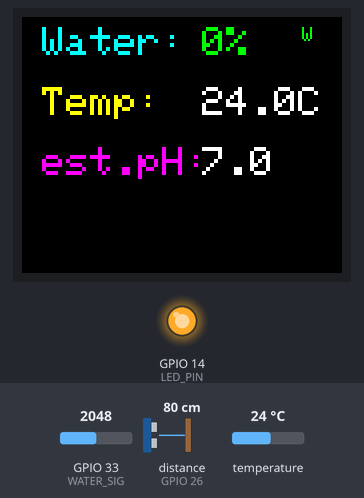
The sketch below on a simulated ESP32. Shown: 160×128 colour display, output pins drawn as LEDs (lit = HIGH). Wiring (inferred from the names in the program): ultrasonic range finder: trigger GPIO 25; echo GPIO 26. The inputs (shaded band) are chosen by the test bench; at power-on: distance to the obstacle (sensor on GPIO 26) 80 cm, temperature 24 °C, GPIO 33 (WATER_SIG) = 2048. The echo pulse lasts 58.3 µs per cm; WiFi joins after 1.5 s; servers stay silent unless stated; uploads are accepted with an empty reply; pins used as bus, display or sensor lines are not drawn; what the sketch prints to the serial monitor is not drawn.

Above: at 12.2 s.
12.3 s: distance to the obstacle (sensor on GPIO 26) set to 2 cm
At 17.8 s:
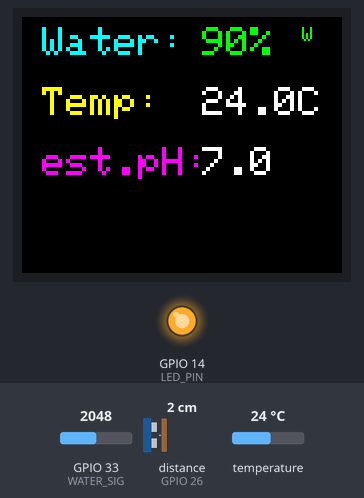
18.1 s: temperature set to 12 °C
At 22.8 s:
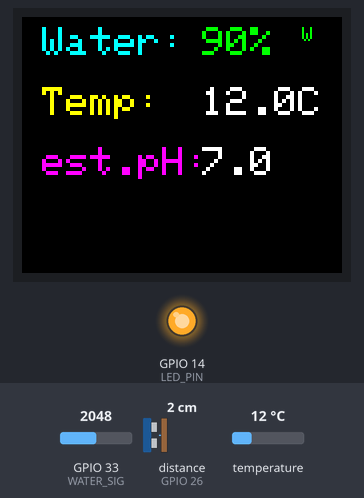
23.1 s: GPIO 33 (WATER_SIG) set to 1960
At 27.8 s:
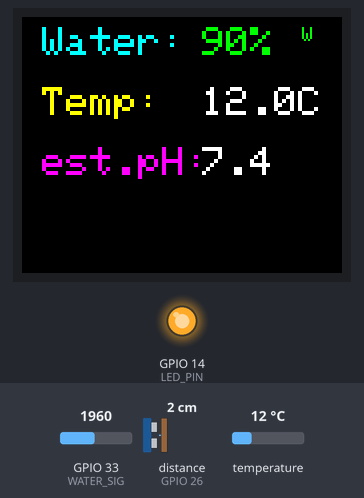
28.1 s: distance to the obstacle (sensor on GPIO 26) set to 4 cm
At 32.8 s:
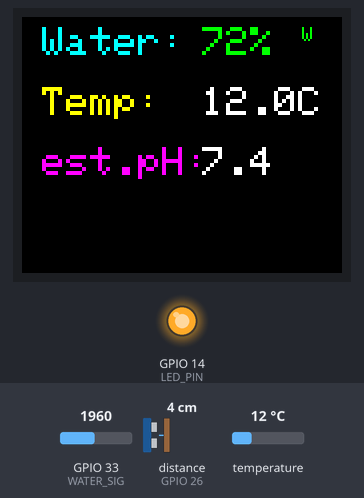
33.1 s: temperature set to 19 °C
At 37.8 s:
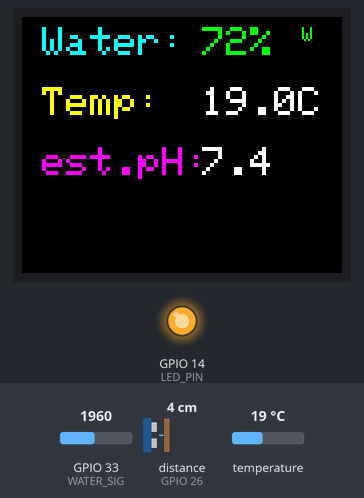
38.1 s: GPIO 33 (WATER_SIG) set to 2040
At 43.1 s:
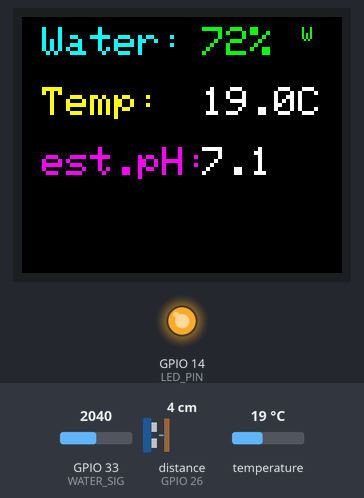
Timing chart, 0 to 44.1 s (numbered marks = the images above; inputs shaded):
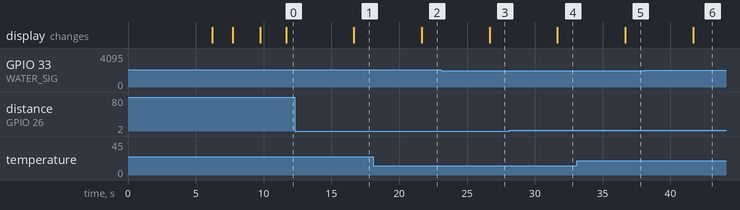

Measured:
- after the input at 12.3 s, the display: changes after 4.4 s (image 1)
- after the input at 18.1 s, the display: changes after 3.6 s (image 2)
- after the input at 23.1 s, the display: changes after 3.6 s (image 3)
- after the input at 28.1 s, the display: changes after 3.6 s (image 4)
- after the input at 33.1 s, the display: changes after 3.6 s (image 5)
- after the input at 38.1 s, the display: changes after 3.6 s (image 6)

The sketch:

esp32_wifi_display_output.ino
```cpp
#include <Adafruit_GFX.h>
#include <Adafruit_ST7735.h>
#include <SPI.h>
#include <OneWire.h>
#include <DallasTemperature.h>
#include <WiFi.h>
#include <HTTPClient.h>
#include <ArduinoJson.h>

// ===== TFT =====
#define TFT_CS  5
#define TFT_DC  17
#define TFT_RST 16

// ===== Sensors =====
#define TRIG         25
#define ECHO         26
#define ONE_WIRE_BUS 13
#define WATER_SIG    33
#define LED_PIN      14

#define TANK_HEIGHT 11                             // Really adjust this

// ===== WiFi =====
const char* ssids[]     = {"Monali", "NABOLOK GCF RHL", "realme_C12"};
const char* passwords[] = {"dev@1986", "GCFRHL#25", "aabbcc112233"};

// ===== Server =====
const char* SERVER_NAME = "http://aquaticfarm.atwebpages.com/sensordata.php";
String PROJECT_API_KEY  = "iloveher143";
int station_id          = 2;

// ===== Setpoints (start at 0) =====
float a_ph    = 0;
float a_temp  = 0;
float a_level = 0;

// ===== Ranges from server =====
float ph_min    = 0; float ph_max    = 0;
float temp_min  = 0; float temp_max  = 0;
float level_min = 0; float level_max = 0;

// ===== Last known readings (start at 0) =====
float currentPH    = 0;
float currentTemp  = 0;
float currentLevel = 0;

// ===== Timers =====
unsigned long lastSensor  = 0;
unsigned long lastUpload  = 0;
unsigned long lastDisplay = 0;

bool firstReadDone = false;

// ===== Baseline for pH =====
int baseline = 0;

OneWire oneWire(ONE_WIRE_BUS);
DallasTemperature sensors(&oneWire);
Adafruit_ST7735 tft = Adafruit_ST7735(TFT_CS, TFT_DC, TFT_RST);

void setup() {
  Serial.begin(115200);
  sensors.begin();

  pinMode(TRIG, OUTPUT);
  pinMode(ECHO, INPUT);
  pinMode(LED_PIN, OUTPUT);
  digitalWrite(LED_PIN, HIGH);

  tft.initR(INITR_BLACKTAB);
  tft.setRotation(1);
  tft.fillScreen(ST77XX_BLACK);

  // Calibration
  tft.setTextColor(ST77XX_WHITE);
  tft.setTextSize(2);
  tft.setCursor(10, 20);
  tft.println("Calibrating");
  tft.setCursor(10, 50);
  tft.println("Place sensor");
  tft.setCursor(10, 70);
  tft.println("in tap water");
  delay(5000);

  int sum = 0;
  for (int i = 0; i < 10; i++) {
    sum += analogRead(WATER_SIG);
    delay(100);
  }
  baseline = sum / 10;
  Serial.printf("[Cal] Baseline: %d\n", baseline);

  tft.fillScreen(ST77XX_BLACK);
  tft.setTextColor(ST77XX_GREEN);
  tft.setCursor(10, 40);
  tft.println("Calibrated!");
  tft.setCursor(10, 60);
  tft.print("Base: ");
  tft.println(baseline);
  delay(1500);

  // WiFi
  tft.fillScreen(ST77XX_BLACK);
  tft.setTextColor(ST77XX_WHITE);
  tft.setCursor(10, 40);
  tft.println("Connecting");
  tft.setCursor(10, 60);
  tft.println("WiFi...");
  connectToWiFi();

  tft.fillScreen(ST77XX_BLACK);
}

void loop() {
  unsigned long now = millis();

  // ===== Read sensors every 5s =====
  if (now - lastSensor > 5000) {
    lastSensor = now;

    // Ultrasonic
    delay(10);
    digitalWrite(TRIG, LOW);
    delayMicroseconds(2);
    digitalWrite(TRIG, HIGH);
    delayMicroseconds(10);
    digitalWrite(TRIG, LOW);
    long duration = pulseIn(ECHO, HIGH, 30000);
    if (duration > 0) {
      float distance = duration * 0.034 / 2;
      currentLevel = constrain(map(distance, TANK_HEIGHT, 0, 0, 100), 0, 100);
    }

    // Temp (offset 500ms)
    delay(500);
    sensors.requestTemperatures();
    float t = sensors.getTempCByIndex(0);
    if (t != -127.0) currentTemp = t;

    // pH (offset 500ms)
    delay(500);
    int raw = analogRead(WATER_SIG);
    if (raw > 0) {
      int diff = raw - baseline;
      float pH = 7.0 - map(diff, -500, 500, -20, 20) / 10.0;
      currentPH = constrain(pH, 5.0, 9.0);
    }

    firstReadDone = true;

    // LED — on if level exceeds level_max from server
    digitalWrite(LED_PIN, (level_max > 0 && currentLevel > level_max) ? LOW : HIGH);

    Serial.printf("[Sensor] Level:%.1f%% Temp:%.1fC pH:%.2f\n",
                  currentLevel, currentTemp, currentPH);
  }

  // ===== Upload every 5s offset 2s from sensor =====
  if (firstReadDone && now - lastUpload > 5000 && now - lastSensor > 2000) {
    lastUpload = now;
    if (WiFi.status() == WL_CONNECTED) {
      uploadData(currentPH, currentTemp, currentLevel);
    } else {
      connectToWiFi();
    }
  }

  // ===== Display every 5s offset 1s from sensor =====
  if (now - lastDisplay > 5000 && now - lastSensor > 1000) {
    lastDisplay = now;

    tft.fillScreen(ST77XX_BLACK);

    // Water level
    tft.setTextColor(ST77XX_CYAN);
    tft.setTextSize(2);
    tft.setCursor(10, 5);
    tft.print("Water:");
    tft.setTextColor(ST77XX_GREEN);
    tft.setCursor(90, 5);
    tft.print((int)currentLevel);
    tft.print("%");

    // Temp
    tft.setTextColor(ST77XX_YELLOW);
    tft.setCursor(10, 35);
    tft.print("Temp:");
    tft.setTextColor(ST77XX_WHITE);
    tft.setCursor(90, 35);
    tft.print(currentTemp, 1);
    tft.print("C");

    // pH
    tft.setTextColor(ST77XX_MAGENTA);
    tft.setTextSize(2);
    tft.setCursor(10, 65);
    tft.print("est.pH:");
    tft.setTextColor(ST77XX_WHITE);
    tft.setCursor(90, 65);
    tft.print(currentPH, 1);

    // WiFi indicator
    tft.setTextSize(1);
    tft.setTextColor(WiFi.status() == WL_CONNECTED ? ST77XX_GREEN : ST77XX_RED);
    tft.setCursor(140, 5);
    tft.print(WiFi.status() == WL_CONNECTED ? "W" : "X");
  }

  delay(100);
}

void uploadData(float ph, float temp, float level) {
  HTTPClient http;
  String postData = "api_key=" + PROJECT_API_KEY;
  postData += "&station_id=" + String(station_id);
  postData += "&ph="    + String(ph,    2);
  postData += "&temp="  + String(temp,  2);
  postData += "&level=" + String(level, 2);

  http.begin(SERVER_NAME);
  http.addHeader("Content-Type", "application/x-www-form-urlencoded");
  int httpCode = http.POST(postData);
  Serial.printf("[HTTP] Code: %d\n", httpCode);

  if (httpCode == 200) {
    String payload = http.getString();
    Serial.println("[HTTP] " + payload);
    parseSetpoints(payload);
  }
  http.end();
}

void parseSetpoints(String json) {
  StaticJsonDocument<512> doc;
  DeserializationError err = deserializeJson(doc, json);
  if (err) return;

  if (strcmp(doc["status"], "ok") == 0) {
    a_ph    = doc["a_ph"]    | a_ph;
    a_temp  = doc["a_temp"]  | a_temp;
    a_level = doc["a_level"] | a_level;

    ph_min    = doc["ph_min"]    | ph_min;
    ph_max    = doc["ph_max"]    | ph_max;
    temp_min  = doc["temp_min"]  | temp_min;
    temp_max  = doc["temp_max"]  | temp_max;
    level_min = doc["level_min"] | level_min;
    level_max = doc["level_max"] | level_max;

    Serial.printf("[Setpts] a_ph:%.2f a_temp:%.2f a_level:%.2f\n",
                  a_ph, a_temp, a_level);
    Serial.printf("[Ranges] pH:%.2f-%.2f Temp:%.2f-%.2f Level:%.2f-%.2f\n",
                  ph_min, ph_max, temp_min, temp_max, level_min, level_max);
  }
}

void connectToWiFi() {
  int numNetworks = sizeof(ssids) / sizeof(ssids[0]);
  for (int i = 0; i < numNetworks; i++) {
    Serial.printf("[WiFi] Trying: %s\n", ssids[i]);
    WiFi.disconnect();
    delay(500);
    WiFi.begin(ssids[i], passwords[i]);

    int attempts = 0;
    while (WiFi.status() != WL_CONNECTED && attempts < 30) {
      delay(500);
      Serial.print(".");
      attempts++;
    }
    Serial.println();

    if (WiFi.status() == WL_CONNECTED) {
      Serial.printf("[WiFi] Connected! IP: %s\n", WiFi.localIP().toString().c_str());
      return;
    }
    Serial.printf("[WiFi] Failed: %s\n", ssids[i]);
  }
  Serial.println("[WiFi] All networks failed.");
}
```
